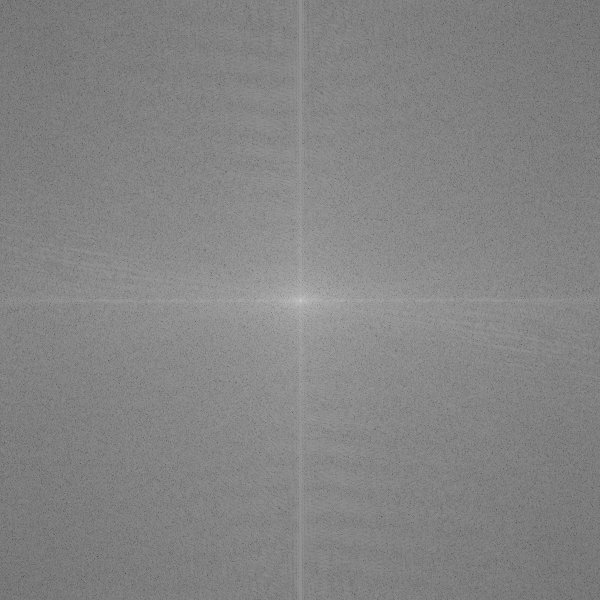
#> input picture Fourier/hola.bmp, 600 x 600 px
$ python -i img_transforms.py   (imports and definitions only)
#> lines starting #> are read from the running program, lines starting #| are printed output that depends on the picture
#> further down, picture is the input picture: shape (600, 600); min 67, max 211, mean 132.1
import numpy as np
from PIL import Image
from matplotlib import pyplot as plt

PHASE_MIN = -np.pi
PHASE_MAX = np.pi

SPECTRUM_MIN = -60

def fourier_transform(img, phase=None):
    img_spectrum = 20*np.log10( np.abs(np.fft.fftshift(np.fft.fft2(np.array(img)))) )
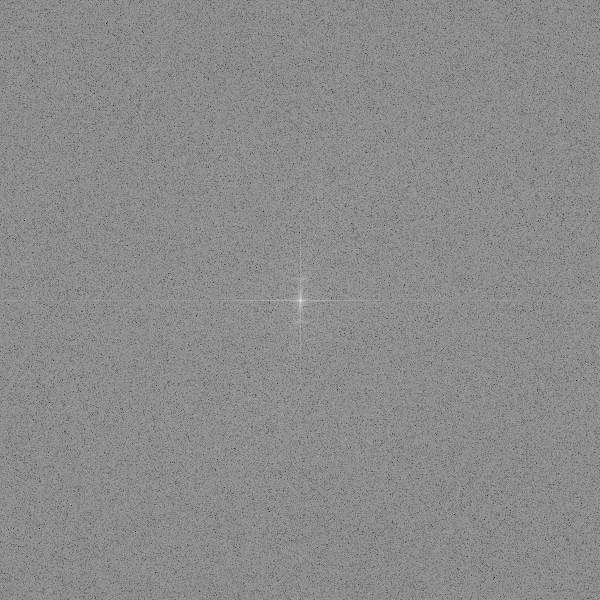
#> img_spectrum: shape (600, 600) float64; min -42.78, max 153.5, mean 64.8; drawn with min black and max white
    img_spectrum = img_spectrum - SPECTRUM_MIN
    img_phase = np.angle(np.fft.fftshift(np.fft.fft2(np.array(img))))
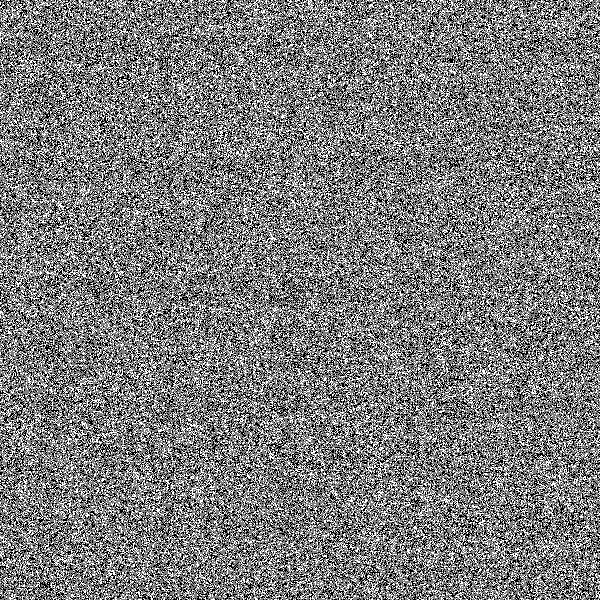
#> img_phase: shape (600, 600) float64; min -3.14, max 3.14, mean -0.0692; drawn with min black and max white
    img_phase = 255*(img_phase - PHASE_MIN)/(PHASE_MAX-PHASE_MIN) #Take to 0-255 range
    return Image.fromarray( img_spectrum.astype(np.uint8), mode="L" ).resize((600,600)), Image.fromarray( img_phase.astype(np.uint8), mode="L" ).resize((600,600))

def inv_fourier(img_spectrum, img_phase):
    if (img_spectrum is not None) and (img_phase is not None):
        #Denorm spectrum
        spectrum_denorm = np.array(img_spectrum)+SPECTRUM_MIN
        img_amp = 10**(spectrum_denorm/20)
        #Denorm phase
        phase_denorm = np.array(img_phase)*(PHASE_MAX-PHASE_MIN)/255+PHASE_MIN
        #Reconstruct fourier transform
        img_fft = img_amp*(np.cos(phase_denorm)+1j*np.sin(phase_denorm))
        img = np.abs( np.fft.ifft2(np.fft.ifftshift(img_fft)) )
        img = 255*(img-img.min())/(img.max()-img.min())
        return Image.fromarray( img.astype(np.uint8), mode="L" ).resize((600,600)), img_phase
    else:
        return None, None

>>> import cv2
>>> picture = cv2.imread('hola.bmp', cv2.IMREAD_GRAYSCALE)
>>> result = fourier_transform(picture)
